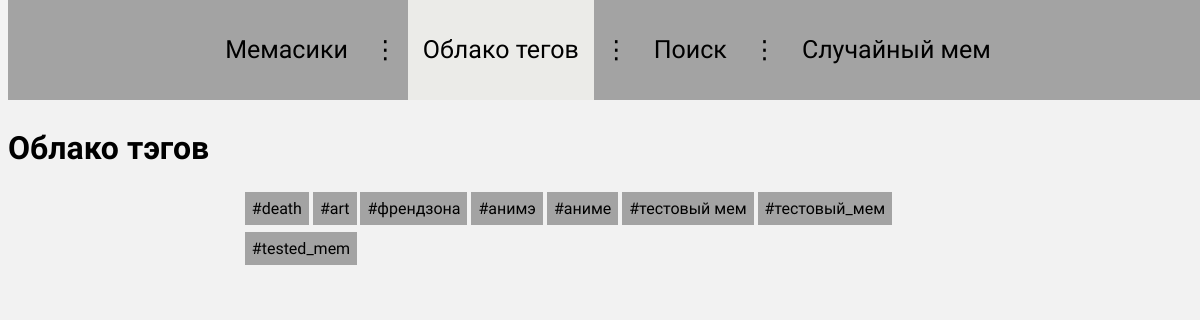
/tag-cloud/, run on an earlier commit of the app's database.
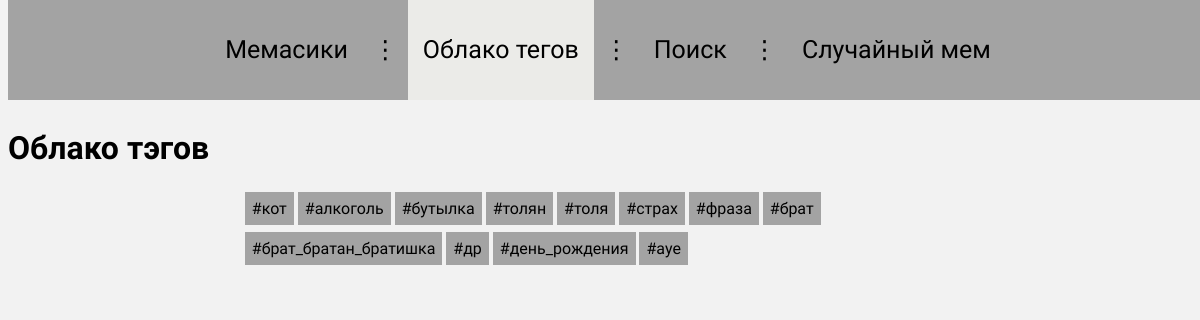
And on a later commit of the database.
### memeses/models.py (models this page shows, shortened)
class Tags(models.Model):
    name = models.CharField(max_length=200, unique=True)
    def __str__(self):
        return self.name

### memeses/views.py (the view)
# urls.py: path('tag-cloud/', views.TagsCloudView.as_view(), name='tags_list'),
class TagsCloudView(generic.ListView):
    model = Tags
    context_object_name = 'tags_list'
    template_name = 'tags_list.html'

### memeses/templates/tags_list.html
{% extends "base_generic.html" %}
{% block content %}
    <h1>Облако тэгов</h1>
    {% if tags_list %}
      <div class=block-memes>
        <div class=tag-line>
      {% for tag in tags_list %}
        <a href="{% url 'search_results' %}?q={{ tag }}&search_type=tag" class="tag-inline">#{{ tag }}</a>
      {% endfor %}
        </div>
      </div>
    {% else %}
      <p>В базе нет ни одного тэга</p>
    {% endif %}
{% endblock %}

### memeses/templates/base_generic.html (shortened to what this page needs)
<!DOCTYPE html>
<html lang="en">
<head>
  {% load static %}
  <link href="https://maxcdn.bootstrapcdn.com/font-awesome/4.2.0/css/font-awesome.min.css" rel="stylesheet">
  <link rel="stylesheet" href="{% static 'css/styles.css' %}">
</head>
<body>
  <div>
    <div id="mainmenu">
    {% block mainmenu %}
    <ul>
        <li><a class="{% if request.resolver_match.url_name == "index" %}active-menu{% endif %}" href="{% url 'index' %}">Мемасики</a></li>
        <li>⋮</li>
        <li><a class="{% if request.resolver_match.url_name == "tags_list" %}active-menu{% endif %}" href="{% url 'tags_list' %}">Облако тегов</a></li>
        <li>⋮</li>
        <li><a class="{% if request.resolver_match.url_name == "search_results" %}active-menu{% endif %}" href="{% url 'search_results' %}">Поиск</a></li>
        <li>⋮</li>
        <li><a class="{% if request.resolver_match.url_name == "random_memes" %}active-menu{% endif %}" href="{% url 'random_memes'  %}">Случайный мем</a></li>
    </ul>
    {% endblock %}
    </div>
    <div class="block-all-memes">
    {% block content %}{% endblock %}
    </div>
  </div>
</body>
</html>

### memeses/static/css/styles.css (style rules this page uses)
#mainmenu { background: #a3a3a3; position: fixed; overflow: hidden; height: 100px; width: 100%; top: 0px; }
#mainmenu ul { list-style: none; margin: 0; padding: 0; position: relative; left: 50%; float: left; font-family: 'Fira Sans', sans-serif; font-size: 25px; height: 100px }
#mainmenu ul li { position: relative; left: -50%; float: left; margin: 0 10px; height: 100px }
#mainmenu ul li a { color: black; display: block; text-decoration: none; padding: 0 15px; line-height: 100px; }
.active-menu { background-color: #ebebe8; }
#mainmenu li:nth-child(2n) { color: black; margin: 35px 0; }
.block-all-memes { padding-top: 100px; }
.tag-line { line-height: 2.5; margin-top: 20px; }
.tag-inline { padding: 7px 7px; font-family: 'Fira Sans', sans-serif; font-size: 16px; font-weight: 300; color: black; text-overflow: ellipsis; background: #a3a3a3; text-decoration: none; }
.block-memes { margin-left: 20%; margin-right: 20%; }
body { background: #f2f2f2; font-family: 'Fira Sans', sans-serif; }

What changed in the data, as far as the page shows it:
removed Tags: name "death"
removed Tags: name "art"
removed Tags: name "френдзона"
removed Tags: name "анимэ"
removed Tags: name "аниме"
removed Tags: name "тестовый мем"
removed Tags: name "тестовый_мем"
removed Tags: name "tested_mem"
added Tags: name "кот"
added Tags: name "алкоголь"
added Tags: name "бутылка"
added Tags: name "толян"
added Tags: name "толя"
added Tags: name "страх"
added Tags: name "фраза"
added Tags: name "брат"
added Tags: name "брат_братан_братишка"
added Tags: name "др"
added Tags: name "день_рождения"
added Tags: name "ауе"
